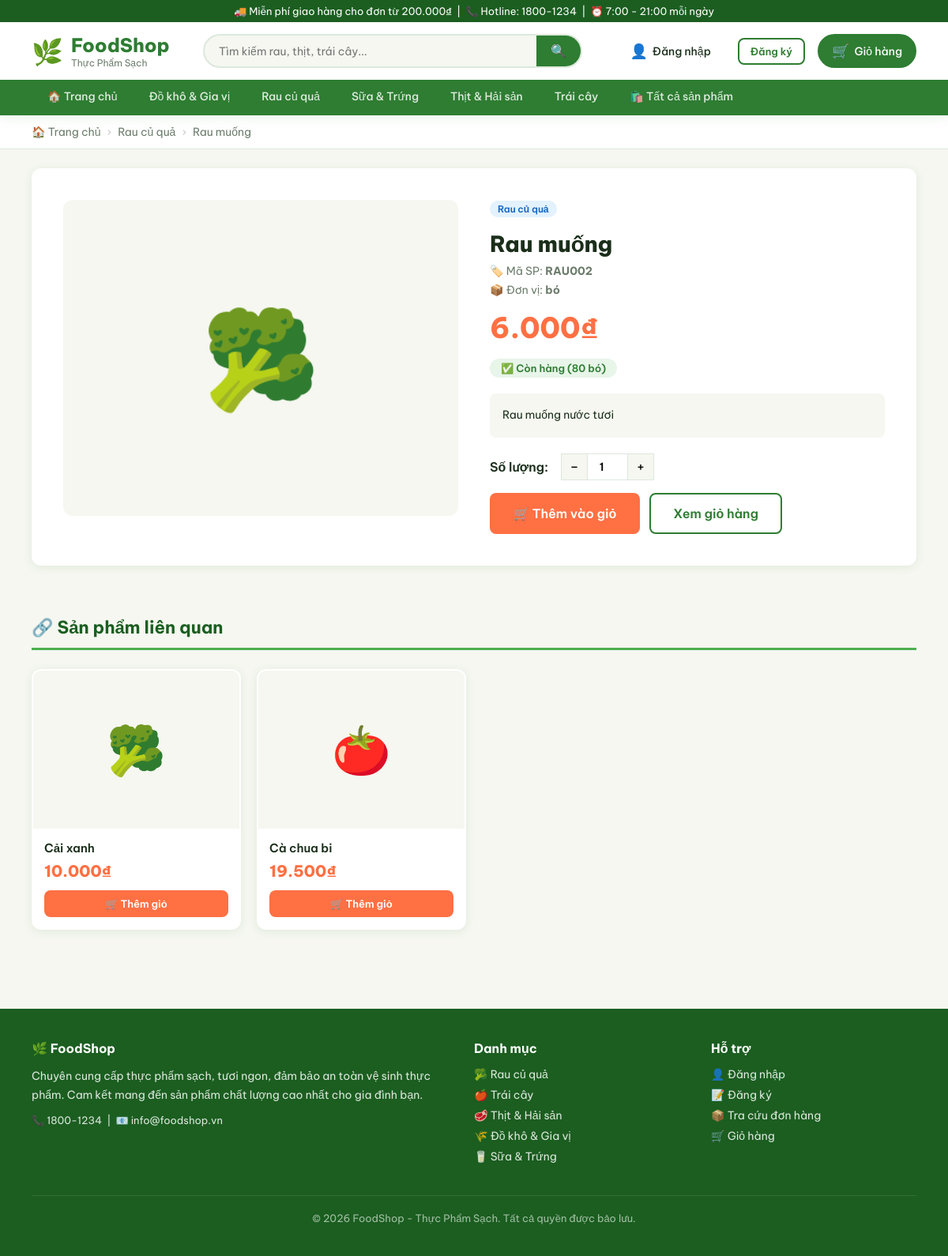
/product.php?id=2, run on the app's committed database.
### tables this page shows
CREATE TABLE categories (
    id INT AUTO_INCREMENT PRIMARY KEY,
    name VARCHAR(200) NOT NULL,
    slug VARCHAR(200),
    description TEXT,
    status ENUM('show','hide') DEFAULT 'show',
    profit_rate DECIMAL(5,2) DEFAULT 20.00
);

CREATE TABLE products (
    id INT AUTO_INCREMENT PRIMARY KEY,
    category_id INT NOT NULL,
    code VARCHAR(50) UNIQUE NOT NULL,
    name VARCHAR(300) NOT NULL,
    description TEXT,
    unit VARCHAR(50) DEFAULT 'kg',
    image VARCHAR(300),
    cost_price DECIMAL(12,2) DEFAULT 0,
    profit_rate DECIMAL(5,2) DEFAULT 20.00,
    sell_price DECIMAL(12,2) DEFAULT 0,
    stock INT DEFAULT 0,
    status ENUM('show','hide') DEFAULT 'show',
    created_at TIMESTAMP DEFAULT CURRENT_TIMESTAMP,
    FOREIGN KEY (category_id) REFERENCES categories(id)
);

### config/functions.php (called while the page is built, shortened)
<?php
function formatPrice($price) {
    return number_format($price, 0, ',', '.') . '₫';
}
function sanitize($str) {
    return htmlspecialchars(trim($str), ENT_QUOTES, 'UTF-8');
}
function isLoggedIn() {
    return isset($_SESSION['user_id']);
}
function getCategories($pdo) {
    return $pdo->query("SELECT * FROM categories WHERE status='show' ORDER BY name")->fetchAll();
}

### product.php (the view, shortened to what this page needs)
<?php
require_once 'includes/header.php';
$id = (int)($_GET['id'] ?? 0);
$stmt = $pdo->prepare("SELECT p.*, c.name as cat_name FROM products p
    JOIN categories c ON p.category_id=c.id WHERE p.id=? AND p.status='show'");
$stmt->execute([$id]);
$p = $stmt->fetch();
$related = $pdo->prepare("SELECT * FROM products WHERE category_id=? AND id!=? AND status='show' LIMIT 4");
$related->execute([$p['category_id'], $id]);
$related = $related->fetchAll();
$prod_icons = ['🥦','🍅','🌽','🥕','🍎','🍋','🥩','🥚','🧅','🫛'];
?>
<div class="breadcrumb">
    <a href="/shop/index.php">🏠 Trang chủ</a>
    <span class="sep">›</span>
    <a href="/shop/products.php?cat=<?= $p['category_id'] ?>"><?= sanitize($p['cat_name']) ?></a>
    <span class="sep">›</span>
    <span><?= sanitize($p['name']) ?></span>
</div>
<div class="card" style="margin:24px 40px;">
    <div class="product-detail">
        <div class="prod-img-main">
            <?php if ($p['image'] && file_exists(__DIR__.'/uploads/products/'.$p['image'])): ?>
                <img src="/shop/uploads/products/<?= $p['image'] ?>" alt="<?= sanitize($p['name']) ?>">
            <?php else: ?>
                🥦
            <?php endif; ?>
        </div>
        <div class="prod-detail-info">
            <div class="badge badge-info mb-2"><?= sanitize($p['cat_name']) ?></div>
            <h1 class="name"><?= sanitize($p['name']) ?></h1>
            <div class="meta">🏷️ Mã SP: <strong><?= sanitize($p['code']) ?></strong></div>
            <div class="meta">📦 Đơn vị: <strong><?= sanitize($p['unit']) ?></strong></div>
            <div class="price"><?= formatPrice($p['sell_price']) ?></div>
            <?php if ($p['stock'] > 0): ?>
                <span class="stock-badge in-stock">✅ Còn hàng (<?= $p['stock'] ?> <?= sanitize($p['unit']) ?>)</span>
            <?php else: ?>
                <span class="stock-badge out-stock">❌ Hết hàng</span>
            <?php endif; ?>
            <?php if ($p['description']): ?>
            <div style="margin: 20px 0; padding: 16px; background: var(--bg); border-radius: 8px; line-height: 1.7; font-size: 14px;">
                <?= nl2br(sanitize($p['description'])) ?>
            </div>
            <?php endif; ?>
            <?php if ($p['stock'] > 0): ?>
            <form action="/shop/cart_action.php" method="POST">
                <div style="display:flex; align-items:center; gap:16px; margin-bottom:16px;">
                    <label style="font-weight:600;">Số lượng:</label>
                    <div class="qty-control">
                        <button type="button" onclick="changeQty(-1)">−</button>
                        <input type="number" name="quantity" id="qty" value="1" min="1" max="<?= $p['stock'] ?>">
                        <button type="button" onclick="changeQty(1)">+</button>
                    </div>
                </div>
                <div style="display:flex; gap:12px;">
                    <button type="submit" class="btn btn-accent btn-lg">🛒 Thêm vào giỏ</button>
                    <a href="/shop/cart.php" class="btn btn-outline btn-lg">Xem giỏ hàng</a>
                </div>
            </form>
            <?php endif; ?>
        </div>
    </div>
</div>
<?php if ($related): ?>
<section class="section">
    <div class="section-title">🔗 Sản phẩm liên quan</div>
    <div class="product-grid">
        <?php foreach ($related as $i => $rp): ?>
        <div class="product-card">
            <a href="/shop/product.php?id=<?= $rp['id'] ?>">
                <div class="img-wrap">
                    <?php if ($rp['image'] && file_exists(__DIR__.'/uploads/products/'.$rp['image'])): ?>
                        <img src="/shop/uploads/products/<?= $rp['image'] ?>" alt="<?= sanitize($rp['name']) ?>">
                    <?php else: ?>
                        <?= $prod_icons[$i % count($prod_icons)] ?>
                    <?php endif; ?>
                </div>
            </a>
            <div class="card-body">
                <div class="prod-name"><a href="/shop/product.php?id=<?= $rp['id'] ?>"><?= sanitize($rp['name']) ?></a></div>
                <div class="prod-price"><?= formatPrice($rp['sell_price']) ?></div>
                <form action="/shop/cart_action.php" method="POST">
                    <button type="submit" class="btn btn-accent btn-sm btn-full">🛒 Thêm giỏ</button>
                </form>
            </div>
        </div>
        <?php endforeach; ?>
    </div>
</section>
<?php endif; ?>
<?php require_once 'includes/footer.php'; ?>

### includes/header.php (shortened to what this page needs)
<?php
require_once __DIR__ . '/../config/db.php';
require_once __DIR__ . '/../config/functions.php';
$categories = getCategories($pdo);
$current_page = basename($_SERVER['PHP_SELF']);
$current_dir = basename(dirname($_SERVER['PHP_SELF']));
?>
<!DOCTYPE html>
<html lang="vi">
<head>
<link rel="stylesheet" href="/shop/assets/css/style.css">
</head>
<body>
<header class="site-header">
    <div class="header-top">
        🚚 Miễn phí giao hàng cho đơn từ 200.000₫ &nbsp;|&nbsp; 📞 Hotline: 1800-1234 &nbsp;|&nbsp; ⏰ 7:00 - 21:00 mỗi ngày
    </div>
    <div class="header-main">
        <a href="/shop/index.php" class="logo">
            <span class="logo-icon">🌿</span>
            <div><div>FoodShop</div><div style="font-size:12px;font-weight:400;color:var(--text-muted)">Thực Phẩm Sạch</div></div>
        </a>
        <form class="search-bar" action="/shop/products.php" method="GET">
            <input type="text" name="q" placeholder="Tìm kiếm rau, thịt, trái cây..." value="<?= sanitize($_GET['q'] ?? '') ?>">
            <button type="submit">🔍</button>
        </form>
        <div class="header-actions">
            <?php if (isLoggedIn()): ?>
                <div class="user-dropdown">
                    <button class="btn-icon">
                        <span class="icon">👤</span>
                        <span><?= sanitize($_SESSION['fullname'] ?? 'Tài khoản') ?></span>
                        <span style="font-size:10px">▼</span>
                    </button>
                    <div class="dropdown-menu">
                        <a href="/shop/profile.php">⚙️ Thông tin cá nhân</a>
                        <a href="/shop/orders.php">📦 Đơn hàng của tôi</a>
                        <hr>
                        <a href="/shop/logout.php">🚪 Đăng xuất</a>
                    </div>
                </div>
            <?php else: ?>
                <a href="/shop/login.php" class="btn-icon"><span class="icon">👤</span> Đăng nhập</a>
                <a href="/shop/register.php" class="btn btn-outline btn-sm">Đăng ký</a>
            <?php endif; ?>
            <a href="/shop/cart.php" class="btn-icon btn-cart" style="position:relative">
                <span class="icon">🛒</span> Giỏ hàng
            </a>
        </div>
    </div>
    <nav class="header-nav">
        <ul class="nav-list">
            <li><a href="/shop/index.php" class="<?= $current_page==='index.php'&&$current_dir!=='shop'||$current_page==='index.php'?'active':'' ?>">🏠 Trang chủ</a></li>
            <?php foreach ($categories as $cat): ?>
                <li><a href="/shop/products.php?cat=<?= $cat['id'] ?>"
                       class="<?= (isset($_GET['cat']) && $_GET['cat']==$cat['id'])?'active':'' ?>">
                    <?= sanitize($cat['name']) ?>
                </a></li>
            <?php endforeach; ?>
            <li><a href="/shop/products.php">🛍️ Tất cả sản phẩm</a></li>
        </ul>
    </nav>
</header>

### data on the page
categories: name "Đồ khô & Gia vị"
categories: name "Rau củ quả"
categories: name "Sữa & Trứng"
categories: name "Thịt & Hải sản"
categories: name "Trái cây"
products: category.name "Rau củ quả", name "Rau muống", code "RAU002", unit "bó", sell_price "6.000₫", stock "80", description "Rau muống nước tươi"
products: prod_icons "🥦", name "Cải xanh", sell_price "10.000₫"
products: prod_icons "🍅", name "Cà chua bi", sell_price "19.500₫"
